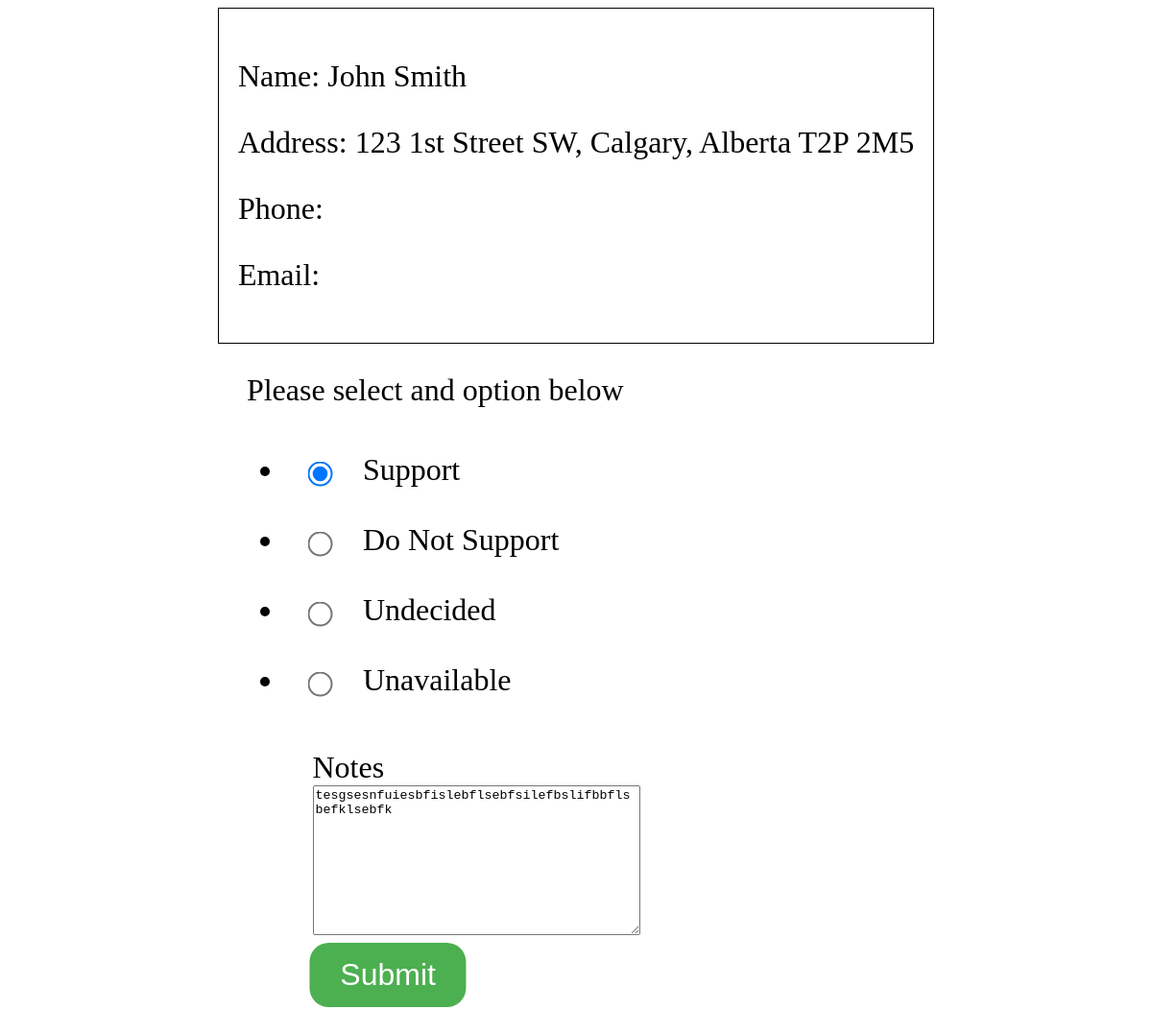
Screenshot of /survey/?id=6e751017-69d3-46bf-b5a8-6ce79b57a933 (signed in) with the database file from the repository.
### votehelperapp/models.py (models this page shows)
class Voter(models.Model):
    id = models.UUIDField(primary_key=True, default=uuid.uuid4, editable=False)
    name = models.TextField()
    address = models.TextField()
    email = models.TextField(default="", blank=True)
    phone = models.TextField(default="", blank=True)
    neighbourhood = models.TextField(default="", blank=True)
    assignedEmp = models.TextField(default="", blank=True)
    decision = models.CharField(max_length=20, blank=True)
    notes = models.TextField(blank=True)

### votehelperapp/views.py (the view, shortened to what this page needs)
# urls.py: path('survey/', views.survey, name='survey'),
@login_required(login_url='/login')
def survey(request):
    form = VoterForm(request.POST or None, request.FILES or None)
    voterId = request.GET.get('id')
    if voterId != None:
        voter = Voter.objects.get(id=voterId)
        form = VoterForm(instance=voter)
    a = Voter.objects.filter(decision=1).count
    context = {'form': form, 'id':voterId, 'voter':voter}
    return render(request, "survey.html", context)

### votehelperapp/forms.py
class VoterForm(forms.ModelForm):
    decision = forms.ChoiceField(choices=CHOICES, widget=forms.RadioSelect())
    class Meta:
        model = Voter
        exclude = ['id', 'name', 'address']
        widgets = {
            "title": TextInput(attrs={
                "class": "form-group form",
            }),
        }

### votehelperapp/templates/survey.html (shortened to what this page needs)
<!DOCTYPE html>
<html lang="en">
<head>
    {% load static %}
    <link rel="stylesheet" type="text/css" href="{% static 'surveystyle.css' %}">
</head>
<body>
    <div class="voterinfo">
        <p>Name: {{ voter.name }}</p>
        <p>Address: {{ voter.address }}</p>
        <p>Phone: {{ voter.phone }}</p>
        <p>Email: {{ voter.email }}</p>
    </div>
    <div class="voteoptions">
        <form method="POST" enctype="multipart/form-data">
            <div>
                <label>Please select and option below</label>
                {{ form.decision }}
            </div>
            <div style="margin-left: 10%">
                <label>Notes<br></label>
                {{ form.notes }}
            </div>
            <div class="center">
                <button id="submitbutton" type="submit" >Submit</button>
            </div>
        </form>
    </div>
</body>
</html>

### votehelperapp/static/surveystyle.css (style rules this page uses)
html { height: 100%; display: flex; justify-content: center; }
body { width: fit-content; display: block; justify-content: center; font-size: 2em; }
.voterinfo { border-style: solid; border-color: black; border-width: thin; width: fit-content; height: fit-content; padding: 20px; margin-left: auto; margin-right: auto; }
.voteoptions { size: 5em; padding: 30px; }
input[type='radio'] { transform: scale(2); margin: 30px; }
#submitbutton { background-color: #4CAF50; border: none; color: white; padding: 15px 32px; text-align: center; text-decoration: none; display: inline-block; font-size: 1em; border-radius: 20px; transform: translate(40%); }

### rows the page displays
Voter: name "John Smith", address "123 1st Street SW, Calgary, Alberta T2P 2M5", decision "☑ Support ☐ Do Not Support ☐ Undecided ☐ Unavailable", notes "tesgsesnfuiesbfislebflsebfsilefbslifbbflsbefklsebfk"
